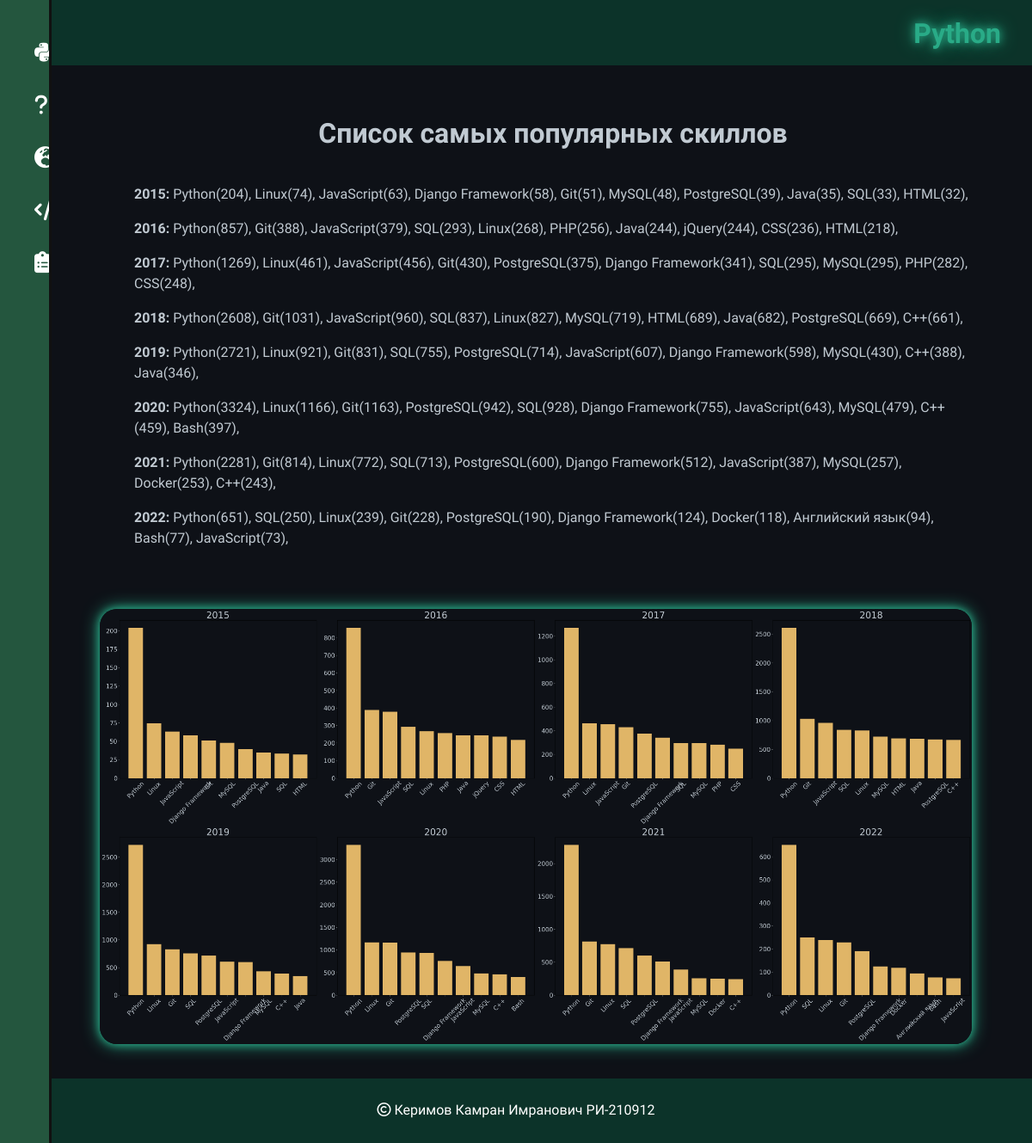
/skills, run on the app's committed database.
### main/models.py (models this page shows)
class Skills(models.Model):
    title = models.CharField(
        'Заголовок',
        max_length=100,
        default='skills'
    )
    text = models.TextField('Текст', default=None)
    graph = models.ImageField(
        'График',
        default=None,
        upload_to='skills'
    )

### main/views.py (the view)
# urls.py: path('skills', views.skills, name='skills'),
def skills(request):
    skillspage = Skills.objects.all()[0]
    return render(
        request,
        'main/skills.html',
        context={
            'skillspage': skillspage,
        }
    )

### main/templates/main/skills.html
{% extends 'main/mainpage.html' %}
{% load static %}
{% block content %}
<div>
    <div>
        {{ skillspage.text|safe }}
    </div>
    <img class="skills_img" src="{{ skillspage.graph.url }}"/>
</div>
{% endblock %}

### static/main/css/main.css (style rules this page uses)
body { font-family: 'Comfortaa', cursive; background: #0e1117; color: #C1CAD2; }
.skill_list { margin: 20px 0 20px 40px; }
.skills_img { border-radius: 20px; box-shadow: 0 0 10px #29ab87, 0 0 20px #29ab87; width: 100%; margin-top: 50px; }

### data on the page
Skills: text "Список самых популярных скиллов 2015: Python(204), Linux(74), JavaScript(63), Django Framework(58), Git(51), MySQL(48), PostgreSQL(39), Java(35), SQL(33), HTML(32), 2016: Python(857), Git(388), JavaScript(379), SQL(293), Linux(268), PHP(256), Java(244), jQuery(244), CSS(236), HTML(218), 2017: Python(1269), Linux(461), JavaScript(456), Git(430), PostgreSQL(375), Django Framework(341), SQL(295), MySQL(295), PHP(282), CSS(248), 2018: Python(2608), Git(1031), JavaScript(960), SQL(837), Linux(827), MySQL(719), HTML(689), Java(682), PostgreSQL(669), C++(661), 2019: Python(2721), Linux(921), Git(831), SQL(755), PostgreSQL(714), JavaScript(607), Django Framework(598), MySQL(430), C++(388),…", graph (picture)
